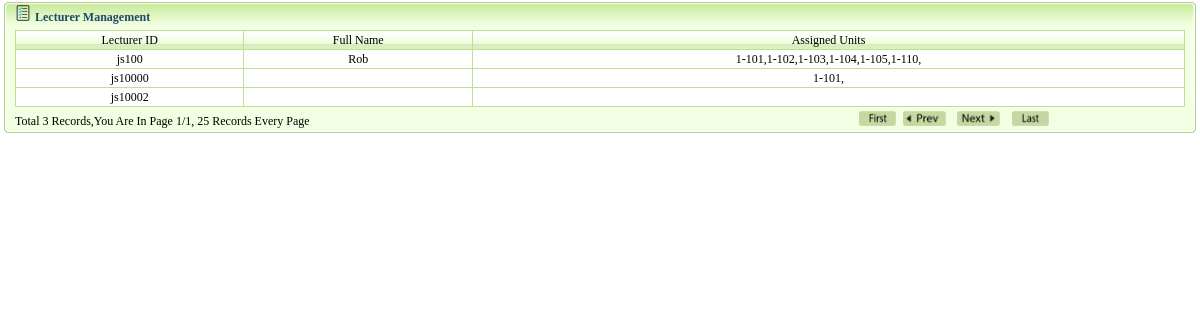
The page /sys/tab/teacher_message.php (signed in) on the database as committed earlier.
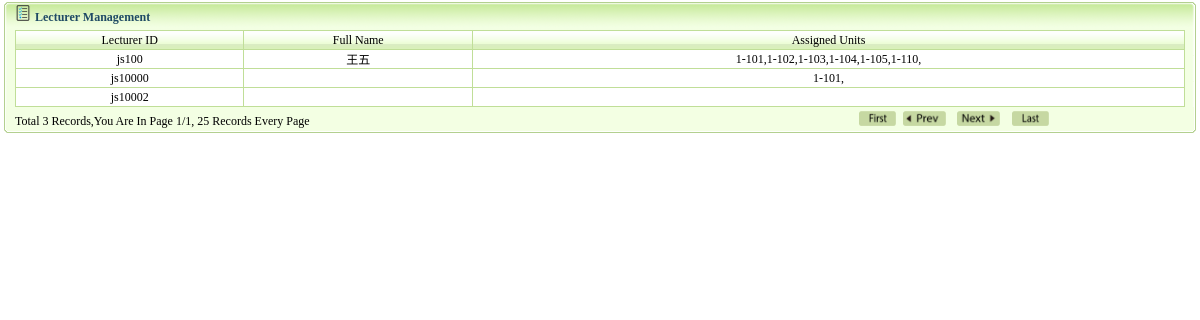
The same page on the database as committed later.
### tables this page shows
CREATE TABLE IF NOT EXISTS `teacher` (
  `id` int(4) NOT NULL AUTO_INCREMENT,
  `user_id` int(4) NOT NULL,
  `name` varchar(200) NOT NULL,
  PRIMARY KEY (`id`)
);

CREATE TABLE IF NOT EXISTS `user` (
  `id` int(4) NOT NULL AUTO_INCREMENT,
  `username` varchar(200) NOT NULL,
  `password` varchar(200) NOT NULL,
  `role_id` int(4) NOT NULL,
  PRIMARY KEY (`id`)
);

### sys/tab/teacher_message.php (the view, shortened to what this page needs)
<!DOCTYPE html PUBLIC "-//W3C//DTD XHTML 1.0 Transitional//EN" "http://www.w3.org/TR/xhtml1/DTD/xhtml1-transitional.dtd">
<html xmlns="http://www.w3.org/1999/xhtml">
<head>
</head>
<body>
<table width="100%" border="0" align="center" cellpadding="0" cellspacing="0">
  <tr>
    <td height="30"><table width="100%" border="0" cellspacing="0" cellpadding="0">
      <tr>
        <td width="15" height="30"><img src="images/tab_03.gif" width="15" height="30" /></td>
        <td width="75%" background="images/tab_05.gif"><img src="images/311.gif" width="16" height="16" /> <span class="STYLE4">Lecturer Management </span></td>
        <td width="25%" background="images/tab_05.gif"></td>
        <td width="14"><img src="images/tab_07.gif" width="14" height="30" /></td>
      </tr>
    </table></td>
  </tr>
  <tr>
    <td><table width="100%" border="0" cellspacing="0" cellpadding="0">
      <tr>
        <td width="9" background="images/tab_12.gif">&nbsp;</td>
        <td bgcolor="#f3ffe3"><table width="99%" border="0" align="center" cellpadding="0" cellspacing="1" bgcolor="#c0de98" onmouseover="changeto()"  onmouseout="changeback()">
          <tr>
            <td width="8%" height="18" background="images/tab_14.gif" class="STYLE1"><div align="center" class="STYLE2 STYLE1">Lecturer ID</div></td>
            <td width="8%" height="18" background="images/tab_14.gif" class="STYLE1"><div align="center" class="STYLE2 STYLE1"> Full Name</div></td>
            <td width="25%" height="18" background="images/tab_14.gif" class="STYLE1"><div align="center" class="STYLE2 STYLE1">Assigned Units</div></td>
          </tr>
          <?php
            $page=$_GET['page'];
			include_once 'pageft.php';
			$result=mysql_query("select * from teacher limit $firstcount,$displaypg" );
			while($row=mysql_fetch_row($result)){
				$jsbh = "select * from user where id=".$row[1];
				$bj   = "select * from tforc where tid=".$row[1];
				$rs_jsbh = mysql_query($jsbh);
				$trs = mysql_fetch_row($rs_jsbh);
				if($trs){
					$tnumber=$trs[1];
				}
				$rs_bj = mysql_query($bj);
				$gvalue="";
				while ($grs = mysql_fetch_array($rs_bj)){
					$sql = "select * from grade where id=".$grs[2];
					$gr = mysql_query($sql);
					$grv = mysql_fetch_row($gr);
					if ($grv){
						$gvalue .=$grv[1].",";
					}
				}
				 echo "
				  	<tr>
	                 <td height='18' bgcolor='#FFFFFF' class='STYLE2'><div align='center' class='STYLE2 STYLE1'>".$tnumber."</div></td>
	                 <td height='18' bgcolor='#FFFFFF'><div align='center' class='STYLE2 STYLE1'>".$row[2]."</div></td>
	                 <td height='18' bgcolor='#FFFFFF'><div align='center' class='STYLE2 STYLE1'>".$gvalue."</td>
	          		</tr>
		          ";
			}
			?>
        </table>
       </td>
        <td width="9" background="images/tab_16.gif">&nbsp;</td>
      </tr>
    </table></td>
  </tr>
  <tr>
    <td height="29"><table width="100%" border="0" cellspacing="0" cellpadding="0">
      <tr>
        <td width="15" height="29"><img src="images/tab_20.gif" width="15" height="29" /></td>
        <td background="images/tab_21.gif"><table width="100%" border="0" cellspacing="0" cellpadding="0">
          <tr>
            <td width="25%" height="29" nowrap="nowrap"><span class="STYLE1"><?php echo $page_nav;?></span></td>
            <td width="75%" valign="top" class="STYLE1"><div align="right">
              <table width="352" height="20" border="0" cellpadding="0" cellspacing="0">
                <tr>
                  <td width="62" height="22" valign="middle"><div align="right"><?php echo $page_first;?></div></td>
                  <td width="50" height="22" valign="middle"><div align="right"><?php echo $page_up;?></div></td>
                  <td width="54" height="22" valign="middle"><div align="right"><?php echo $page_next;?></div></td>
                  <td width="49" height="22" valign="middle"><div align="right"><?php echo $page_last;?></div></td>
                  <td width="59" height="22" valign="middle"><div align="right"></div></td>
                  <td width="25" height="22" valign="middle"></td>
                  <td width="23" height="22" valign="middle"></td>
                  <td width="30" height="22" valign="middle"></td>
                </tr>
              </table>
            </div></td>
          </tr>
        </table></td>
        <td width="14"><img src="images/tab_22.gif" width="14" height="29" /></td>
      </tr>
    </table></td>
  </tr>
</table>
</body>
</html>

Rows that differ between the two databases and show on the page:
changed teacher "js100": name "Rob" → "王五"
